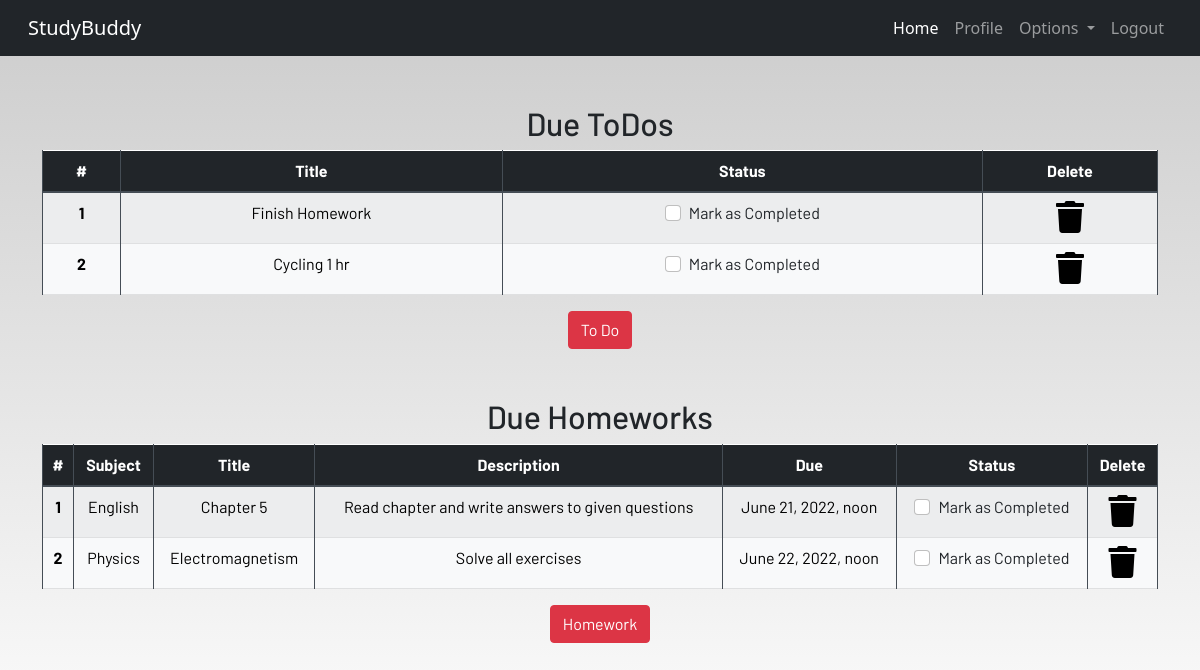
/profile/ (signed in), run on the app's committed database.
### dashboard/models.py (models this page shows, shortened)
class Todo(models.Model):
    user = models.ForeignKey(User, on_delete=models.CASCADE)
    title = models.CharField(max_length=100)
    is_finished = models.BooleanField(default=False)

class Homework(models.Model):
    user = models.ForeignKey(User, on_delete=models.CASCADE)
    subject = models.CharField(max_length=50)
    title = models.CharField(max_length=100)
    description = models.TextField()
    due = models.DateTimeField()
    is_finished = models.BooleanField(default=False)

### dashboard/views.py (the view)
# urls.py: path('profile/', dash_views.profile, name='profile')
@login_required
def profile(request):
    homeworks = Homework.objects.filter(is_finished = False, user = request.user)
    todos = Todo.objects.filter(is_finished = False, user = request.user)
    if len(homeworks)==0:
        homework_done = True
    else:
        homework_done = False
    if len(todos)==0:
        todo_done = True
    else:
        todo_done = False
    context = {
        'homeworks': homeworks,
        'todos': todos,
        'homework_done': homework_done,
        'todo_done': todo_done
    }
    return render(request, 'dashboard/profile.html', context)

### dashboard/templates/dashboard/profile.html
{% extends 'dashboard/base.html' %} {% load static %}
{% load crispy_forms_tags%}
{% block content %}
<section class="text-center">
    <div class="container">
        {% if not todo_done %}
        <h2>Due ToDos</h2>
        <table class="table table-striped table-bordered table-hover table-dark">
            <thead>
                <tr>
                    <th scope="col">#</th>
                    <th scope="col">Title</th>
                    <th scope="col">Status</th>
                    <th scope="col">Delete</th>
                </tr>
            </thead>
            <tbody class="table-light">
                {% for todo in todos %}
                <tr>
                    <th scope="row">{{forloop.counter}}</th>
                    <td>{{todo.title}}</td>
                    <td>
                        <a href="{% url 'update_todo' todo.id %}">
                            <div class="form-check">
                                {% if todo.is_finished %}
                                <input class="form-check-input" type="checkbox" value="" checked>
                                {% else %}
                                <input class="form-check-input" type="checkbox" value="" >
                                {% endif %}
                                <label class="form-check-label text-dark" for="flexCheckDefault">
                                    Mark as Completed
                                </label>
                            </div>
                        </a>
                    </td>
                    <td><a href="{% url 'delete_todo' todo.id %}"><i class="fa fa-trash fa-2x"></i></a></td>
                </tr>
                {% endfor %}
            </tbody>
        </table>
        {% else %}
        <h3>All ToDos are Completed!!</h3>
        {% endif %}
        <a href="/todo" class="btn btn-danger">To Do</a>
        <br /><br /><br />
        {% if not homework_done %}
        <h2>Due Homeworks</h2>
        <table class="table table-striped table-bordered table-hover table-dark">
            <thead>
                <tr>
                    <th scope="col">#</th>
                    <th scope="col">Subject</th>
                    <th scope="col">Title</th>
                    <th scope="col">Description</th>
                    <th scope="col">Due</th>
                    <th scope="col">Status</th>
                    <th scope="col">Delete</th>
                </tr>
            </thead>
            <tbody class="table-light">
                {% for homework in homeworks %}
                <tr>
                    <th scope="row">{{forloop.counter}}</th>
                    <td>{{homework.subject}}</td>
                    <td>{{homework.title}}</td>
                    <td>{{homework.description}}</td>
                    <td>{{homework.due}}</td>
                    <td>
                        <a href="{% url 'update_homework' homework.id %}">
                            <div class="form-check">
                                {% if homework.is_finished == True %}
                                <input class="form-check-input" type="checkbox" value="" checked>
                                {% else %}
                                <input class="form-check-input" type="checkbox" value="" >
                                {% endif %}
                                <label class="form-check-label text-dark" for="flexCheckDefault">
                                    Mark as Completed
                                </label>
                            </div>
                        </a>
                    </td>
                    <td><a href="{% url 'delete_homework' homework.id %}"><i class="fa fa-trash fa-2x"></i></a></td>
                </tr>
                {% endfor %}
            </tbody>
        </table>
        {% else %}
        <h3>All Homeworks are Completed!!</h3>
        {% endif %}
        <a href="/homework" class="btn btn-danger">Homework</a>
    </div>
</section>
{% endblock content %}

### static/css/main.css (style rules this page uses)
html { scroll-behavior: smooth; height: 100%; width: 100%; }
a { text-decoration: none !important; color: black; }
html, body { max-width: 100%; overflow-x: hidden; height: 100%; width: 100%; }
body { background: linear-gradient(rgba(0, 0, 0, 0.2), rgba(255, 255, 255, 0.5)); overflow-x: hidden; background-repeat: no-repeat; }
.fa { color: black; }

### data on the page
Todo: title "Finish Homework"
Todo: title "Cycling 1 hr"
Homework: subject "English", title "Chapter 5", description "Read chapter and write answers to given questions", due "June 21, 2022, noon"
Homework: subject "Physics", title "Electromagnetism", description "Solve all exercises", due "June 22, 2022, noon"
